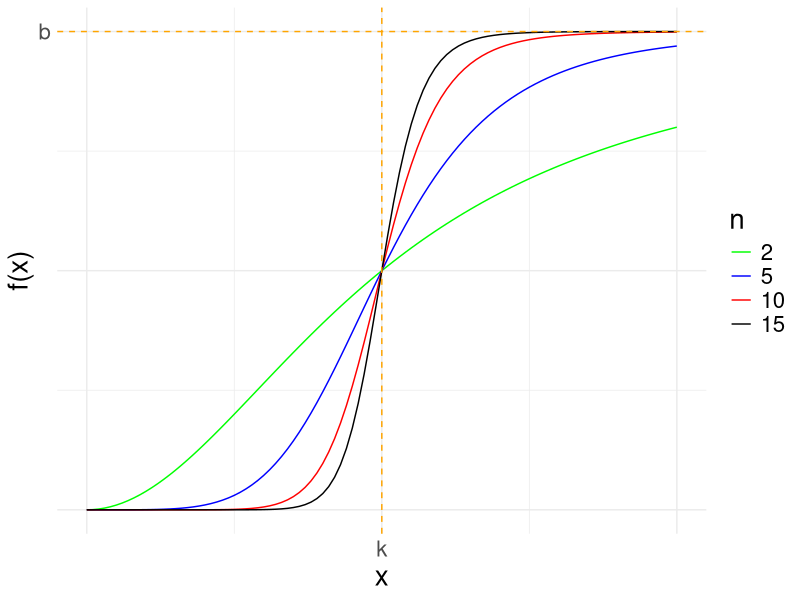
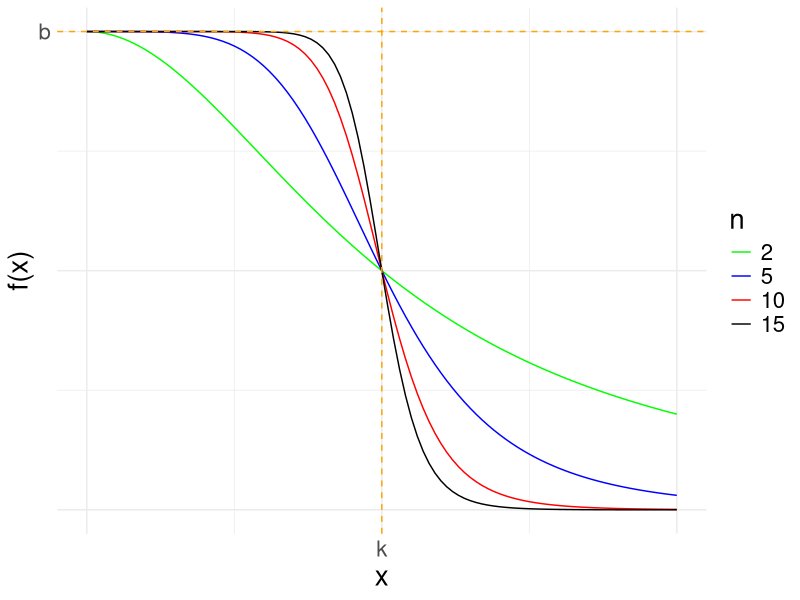

Here is the R script that generated these plots, in order:
library(ggplot2)
hill1 <- function(x,b,k,n){b*(x^n)/(k^n+x^n)}


ggplot(data = data.frame(x = 0), mapping = aes(x = x))+
  stat_function(fun = hill1, args = list(b = 2, k = 5, n=2),aes(colour = "2")) +
  stat_function(fun = hill1, args = list(b = 2, k = 5, n=5),aes(colour = "5")) +
  stat_function(fun = hill1, args = list(b = 2, k = 5, n=10),aes(colour = "10"))+
  stat_function(fun = hill1, args = list(b = 2, k = 5, n=15),aes(colour = "15")) +
  scale_colour_manual("n", breaks = c("2","5","10","15"), values = c("green", "blue", "red", "black"))+
  geom_hline(yintercept=2, linetype="dashed", color = "orange")+
  geom_vline(xintercept = 5, linetype="dashed", color = "orange")+
  theme_minimal() +
  scale_x_continuous(breaks=c(0,5,10),limits = c(0, 10),labels=c("","k",""))+
  scale_y_continuous(breaks=c(0,1,2),labels=c("","","b"))+
  labs(x ="x",y="f(x)")+
  theme(text = element_text(size = 20)) 
  


hill2 <- function(x,b,k,n){b*(k^n)/(k^n+x^n)}


ggplot(data = data.frame(x = 0), mapping = aes(x = x))+
  stat_function(fun = hill2, args = list(b = 2, k = 5, n=2),aes(colour = "2")) +
  stat_function(fun = hill2, args = list(b = 2, k = 5, n=5),aes(colour = "5")) +
  stat_function(fun = hill2, args = list(b = 2, k = 5, n=10),aes(colour = "10"))+
  stat_function(fun = hill2, args = list(b = 2, k = 5, n=15),aes(colour = "15")) +
  scale_colour_manual("n", breaks = c("2","5","10","15"), values = c("green", "blue", "red", "black"))+
  geom_hline(yintercept=2, linetype="dashed", color = "orange")+
  geom_vline(xintercept = 5, linetype="dashed", color = "orange")+
  theme_minimal() +
  scale_x_continuous(breaks=c(0,5,10),limits = c(0, 10),labels=c("","k",""))+
  scale_y_continuous(breaks=c(0,1,2),labels=c("","","b"))+
  labs(x ="x",y="f(x)")+
  theme(text = element_text(size = 20)) 